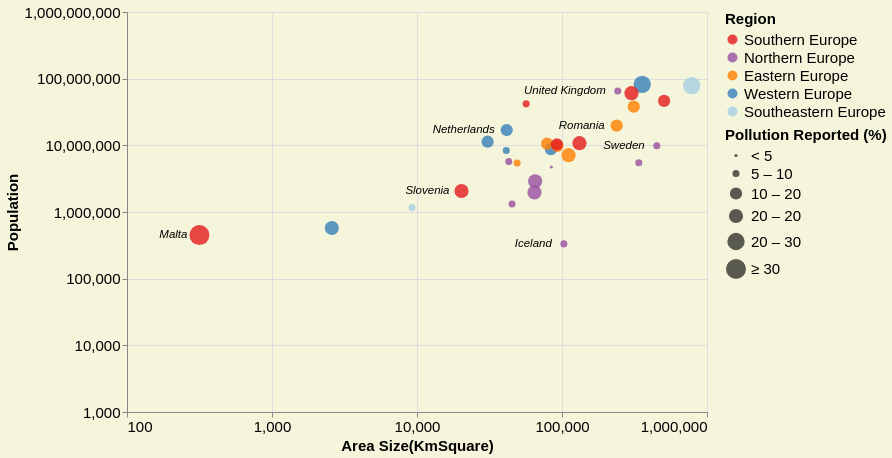

Source (Vega-Lite JSON):
### Vega-Lite specification from a JSON file in a GitHub repository (floating-point values rounded to 4 significant figures)
{"$schema": "https://vega.github.io/schema/vega-lite/v4.json", "width": 580, "height": 400, "background": "#f5f5dc", "data": {"values": [{"country": "Austria", "Size (kmSquare)": 83879, "Population": 8736668, "PercentageofreportedPollution": 10.7, "Region": "Western Europe", "LifeExpectancy": 81.8, "avg_high_temp": 54.2, "avg_low_temp": 37.4, "avg_precipitation": 39.3}, {"country": "Belgium", "Size (kmSquare)": 30689, "Population": 11331422, "PercentageofreportedPollution": 13.2, "Region": "Western Europe", "LifeExpectancy": 81.5, "avg_high_temp": 55.5, "avg_low_temp": 42, "avg_precipitation": 33.1}, {"country": "Bulgaria", "Size (kmSquare)": 110994, "Population": 7127822, "PercentageofreportedPollution": 15.1, "Region": "Eastern Europe", "LifeExpectancy": 74.9, "avg_high_temp": 59.3, "avg_low_temp": 43.4, "avg_precipitation": 24.7}, {"country": "Switzerland", "Size (kmSquare)": 41285, "Population": 8373338, "PercentageofreportedPollution": 8.9, "Region": "Western Europe", "LifeExpectancy": 83.7, "avg_high_temp": 62.3, "avg_low_temp": 48, "avg_precipitation": 41.1}, {"country": "Cyprus", "Size (kmSquare)": 9251, "Population": 1170187, "PercentageofreportedPollution": 9.2, "Region": "Southeastern Europe", "LifeExpectancy": 82.7, "avg_high_temp": 75.1, "avg_low_temp": 57.5, "avg_precipitation": 15.4}, {"country": "Czechia", "Size (kmSquare)": 78866, "Population": 10566332, "PercentageofreportedPollution": 13.5, "Region": "Eastern Europe", "LifeExpectancy": 79.1, "avg_high_temp": 51.4, "avg_low_temp": 37.3, "avg_precipitation": 27.4}, {"country": "Germany", "Size (kmSquare)": 357386, "Population": 82348669, "PercentageofreportedPollution": 23.2, "Region": "Western Europe", "LifeExpectancy": 81, "avg_high_temp": 51.4, "avg_low_temp": 41.6, "avg_precipitation": 23.9}, {"country": "Denmark", "Size (kmSquare)": 42933, "Population": 5728010, "PercentageofreportedPollution": 6.8, "Region": "Northern Europe", "LifeExpectancy": 80.9, "avg_high_temp": 48.4, "avg_low_temp": 35.9, "avg_precipitation": 25.6}, {"country": "Estonia", "Size (kmSquare)": 45227, "Population": 1315790, "PercentageofreportedPollution": 9.9, "Region": "Northern Europe", "LifeExpectancy": 78, "avg_high_temp": 43.9, "avg_low_temp": 31.3, "avg_precipitation": 21.9}, {"country": "Greece", "Size (kmSquare)": 131957, "Population": 10775971, "PercentageofreportedPollution": 19.6, "Region": "Southern Europe", "LifeExpectancy": 81.5, "avg_high_temp": 60.5, "avg_low_temp": 45.6, "avg_precipitation": 30.7}, {"country": "Spain", "Size (kmSquare)": 505990, "Population": 46440000, "PercentageofreportedPollution": 10.1, "Region": "Southern Europe", "LifeExpectancy": 83.5, "avg_high_temp": 54, "avg_low_temp": 40.5, "avg_precipitation": 29.4}, {"country": "Finland", "Size (kmSquare)": 338440, "Population": 5487000, "PercentageofreportedPollution": 7.2, "Region": "Northern Europe", "LifeExpectancy": 81.5, "avg_high_temp": 70.1, "avg_low_temp": 53.9, "avg_precipitation": 25.3}, {"country": "Croatia", "Size (kmSquare)": 56594, "Population": 41910000, "PercentageofreportedPollution": 7, "Region": "Southern Europe", "LifeExpectancy": 78.2, "avg_high_temp": 43.1, "avg_low_temp": 34.2, "avg_precipitation": 38.1}, {"country": "Hungary", "Size (kmSquare)": 93030, "Population": 9830000, "PercentageofreportedPollution": 12.8, "Region": "Eastern Europe", "LifeExpectancy": 76.2, "avg_high_temp": 55.2, "avg_low_temp": 44, "avg_precipitation": 40.8}, {"country": "Ireland", "Size (kmSquare)": 84421, "Population": 4726000, "PercentageofreportedPollution": 4.6, "Region": "Northern Europe", "LifeExpectancy": 81.8, "avg_high_temp": 63.8, "avg_low_temp": 49.1, "avg_precipitation": 30.4}, {"country": "Iceland", "Size (kmSquare)": 103000, "Population": 332529, "PercentageofreportedPollution": 7.9, "Region": "Northern Europe", "LifeExpectancy": 82.2, "avg_high_temp": 48.8, "avg_low_temp": 38.2, "avg_precipitation": 23.2}, {"country": "Italy", "Size (kmSquare)": 301338, "Population": 60670000, "PercentageofreportedPollution": 15.1, "Region": "Southern Europe", "LifeExpectancy": 83.4, "avg_high_temp": 49.6, "avg_low_temp": 36.9, "avg_precipitation": 26.3}, {"country": "Lithuania", "Size (kmSquare)": 65300, "Population": 2889000, "PercentageofreportedPollution": 15.6, "Region": "Northern Europe", "LifeExpectancy": 74.9, "avg_high_temp": 54.6, "avg_low_temp": 41.2, "avg_precipitation": 32.4}, {"country": "Luxembourg", "Size (kmSquare)": 2586, "Population": 576249, "PercentageofreportedPollution": 16.1, "Region": "Western Europe", "LifeExpectancy": 82.7, "avg_high_temp": 72.3, "avg_low_temp": 59.1, "avg_precipitation": 22}, {"country": "Latvia", "Size (kmSquare)": 64589, "Population": 1969000, "PercentageofreportedPollution": 17.2, "Region": "Northern Europe", "LifeExpectancy": 74.9, "avg_high_temp": 55.1, "avg_low_temp": 43.7, "avg_precipitation": 29.7}, {"country": "Malta", "Size (kmSquare)": 316, "Population": 450415, "PercentageofreportedPollution": 30.2, "Region": "Southern Europe", "LifeExpectancy": 82.6, "avg_high_temp": 44.1, "avg_low_temp": 33.8, "avg_precipitation": 44.2}, {"country": "Netherlands", "Size (kmSquare)": 41543, "Population": 16980000, "PercentageofreportedPollution": 13.2, "Region": "Western Europe", "LifeExpectancy": 81.7, "avg_high_temp": 56.2, "avg_low_temp": 33.8, "avg_precipitation": 24.6}, {"country": "Poland", "Size (kmSquare)": 312679, "Population": 37970000, "PercentageofreportedPollution": 11.4, "Region": "Eastern Europe", "LifeExpectancy": 78, "avg_high_temp": 57.1, "avg_low_temp": 41.1, "avg_precipitation": 24.7}, {"country": "Portugal", "Size (kmSquare)": 92212, "Population": 10340000, "PercentageofreportedPollution": 13.1, "Region": "Southern Europe", "LifeExpectancy": 81.3, "avg_high_temp": 53, "avg_low_temp": 36, "avg_precipitation": 26.2}, {"country": "Romania", "Size (kmSquare)": 238397, "Population": 19760000, "PercentageofreportedPollution": 14.5, "Region": "Eastern Europe", "LifeExpectancy": 75.3, "avg_high_temp": 53.8, "avg_low_temp": 38.7, "avg_precipitation": 49.1}, {"country": "Sweden", "Size (kmSquare)": 450295, "Population": 9851000, "PercentageofreportedPollution": 6.3, "Region": "Northern Europe", "LifeExpectancy": 82.4, "avg_high_temp": 69.3, "avg_low_temp": 52.3, "avg_precipitation": 21.7}, {"country": "Slovenia", "Size (kmSquare)": 20271, "Population": 2064000, "PercentageofreportedPollution": 15.9, "Region": "Southern Europe", "LifeExpectancy": 81.2, "avg_high_temp": 46.7, "avg_low_temp": 33.6, "avg_precipitation": 22.6}, {"country": "Slovakia", "Size (kmSquare)": 49035, "Population": 5426000, "PercentageofreportedPollution": 9.3, "Region": "Eastern Europe", "LifeExpectancy": 77.3, "avg_high_temp": 50.8, "avg_low_temp": 35.8, "avg_precipitation": 46.7}, {"country": "Turkey", "Size (kmSquare)": 783562, "Population": 78740000, "PercentageofreportedPollution": 24.5, "Region": "Southeastern Europe", "LifeExpectancy": 78.1, "avg_high_temp": 63.9, "avg_low_temp": 44.6, "avg_precipitation": 25.7}, {"country": "United Kingdom", "Size (kmSquare)": 242495, "Population": 65380000, "PercentageofreportedPollution": 9, "Region": "Northern Europe", "LifeExpectancy": 81.2, "avg_high_temp": 55.3, "avg_low_temp": 42.9, "avg_precipitation": 29.7}]}, "params": [{"name": "Population_Above", "value": 0, "bind": {"input": "range", "min": 0, "max": 30, "step": 5, "name": "Pollution Reported(%): "}}, {"name": "Continent_selection", "bind": {"input": "select", "options": [null, "Southern Europe", "Northern Europe", "Eastern Europe", "Western Europe", "Southeastern Europe"], "labels": ["Show All", "Southern Europe", "Northern Europe", "Eastern Europe", "Western Europe", "Southeastern Europe"], "name": "Region Selection: "}}], "transform": [{"filter": "Continent_selection == null || datum.Region == Continent_selection"}, {"filter": "datum.PercentageofreportedPollution > Population_Above"}], "encoding": {"x": {"field": "Size (kmSquare)", "type": "quantitative", "axis": {"title": " Area Size(KmSquare)", "tickCount": 4, "labelFontSize": 15, "titleFontSize": 15}, "scale": {"type": "log", "domain": [100, 1000000]}}, "y": {"field": "Population", "type": "quantitative", "axis": {"tickCount": 6, "labelFontSize": 15, "titleFontSize": 15}, "scale": {"type": "log", "domain": [1000, 1000000000]}}}, "layer": [{"selection": {"continent_highlight": {"type": "multi", "fields": ["Region"], "bind": "legend"}}, "mark": "circle", "encoding": {"x": {"field": "Size (kmSquare)", "type": "quantitative", "axis": {"title": " Area Size(KmSquare)", "tickCount": 4, "labelFontSize": 15, "titleFontSize": 15}, "scale": {"type": "log", "domain": [100, 1000000]}}, "y": {"field": "Population", "type": "quantitative", "axis": {"tickCount": 6, "labelFontSize": 15, "titleFontSize": 15}, "scale": {"type": "log", "domain": [1000, 1000000000]}}, "color": {"legend": {"title": "Region", "titleFontSize": 15, "labelFontSize": 15}, "field": "Region", "type": "nominal", "scale": {"domain": ["Southern Europe", "Northern Europe", "Eastern Europe", "Western Europe", "Southeastern Europe"], "range": ["#e41a1c", "#984ea3", "#ff7f00", "#377eb8", "#a6cee3"]}}, "opacity": {"condition": {"selection": "continent_highlight", "value": 0.8}, "value": 0.2}, "size": {"field": "PercentageofreportedPollution", "type": "quantitative", "scale": {"type": "threshold", "domain": [5, 10, 15, 20, 30], "range": [10, 50, 150, 200, 300, 400]}, "legend": {"format": ".1s", "title": "Pollution Reported (%)", "titleFontSize": 15, "labelFontSize": 15}}, "tooltip": [{"field": "country", "type": "nominal", "title": "Country"}, {"field": "Population", "type": "quantitative", "format": ","}, {"field": "LifeExpectancy", "type": "quantitative", "title": "Life Expectancy", "format": ","}, {"field": "PercentageofreportedPollution", "type": "quantitative", "title": " Pollution Reported(%)", "format": ","}, {"field": "avg_high_temp", "type": "quantitative", "title": "Average High Temperature(°C)", "format": ".2f"}, {"field": "avg_low_temp", "type": "quantitative", "title": "Average Low Temperature(°C)", "format": ".2f"}]}}, {"mark": {"type": "text", "align": "right", "baseline": "middle", "dx": -12, "fontSize": 11.5, "fontStyle": "italic"}, "encoding": {"text": {"field": "country", "type": "nominal"}, "color": {"value": "black"}, "opacity": {"condition": {"test": "datum['country'] == 'Slovenia' || datum['country'] == 'Sweden' || datum['country'] == 'Romania' || datum['country'] == 'United Kingdom' || datum['country'] == 'Netherlands' || datum['country'] == 'Malta' ||  datum['country'] == 'Iceland'", "value": 1}, "value": 0}}}], "config": {}}
